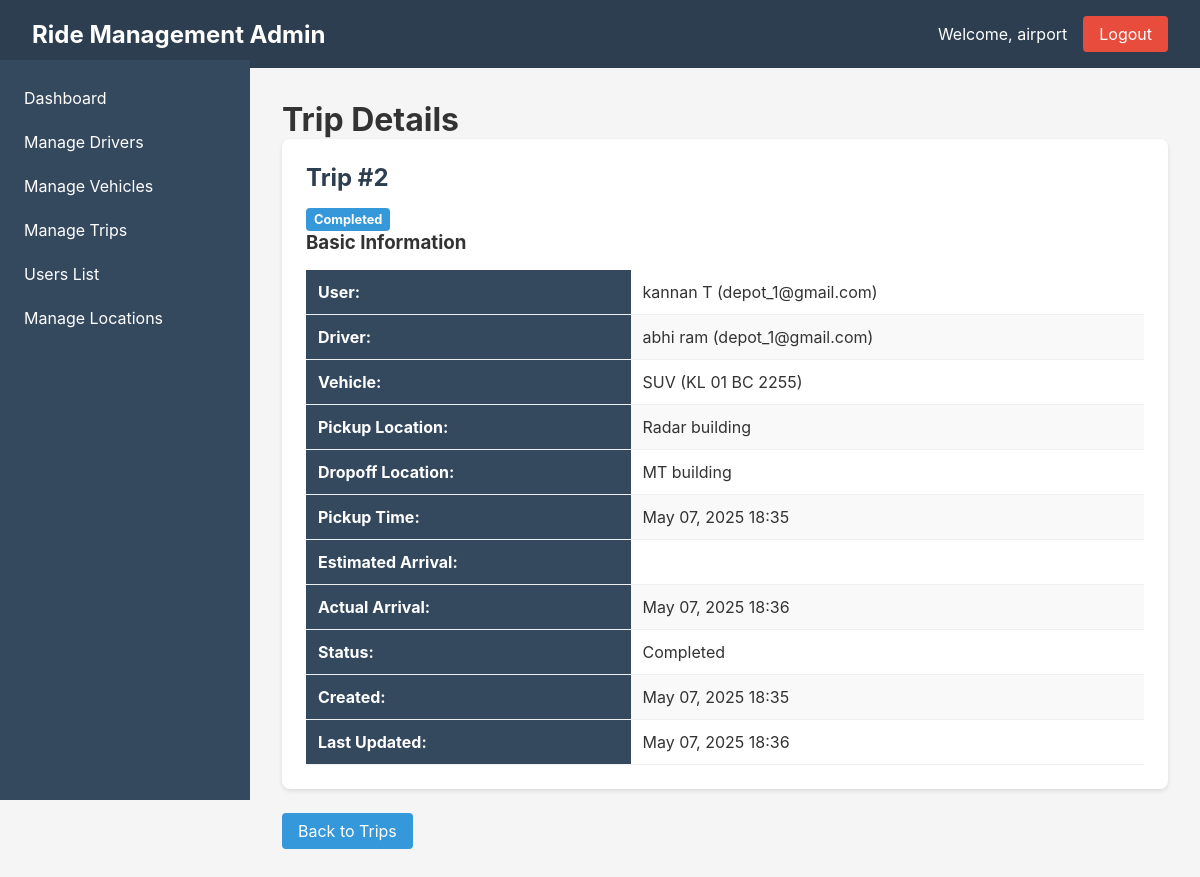
The app's page /trips/2/ (signed in) with its own data.
### ride_management/models.py (models this page shows, shortened)
class CustomUser(AbstractUser):
    USER_TYPE_CHOICES = (
        ('admin', 'Admin'),
        ('user', 'User'),
        ('driver', 'Driver'),
    )
    user_type = models.CharField(max_length=10, choices=USER_TYPE_CHOICES, default='user')
    phone = models.CharField(max_length=15, blank=True)
    class Meta:
        db_table = 'users'

class Trip(models.Model):
    user = models.ForeignKey(CustomUser, on_delete=models.SET_NULL, null=True)
    driver = models.ForeignKey(Driver, on_delete=models.SET_NULL, null=True, blank=True)
    vehicle = models.ForeignKey(Vehicle, on_delete=models.SET_NULL, null=True, blank=True)
    pickup_location_text = models.CharField(max_length=255, null=True, blank=True)
    dropoff_location_text = models.CharField(max_length=255, null=True, blank=True)
    pickup_location = models.ForeignKey(Location, on_delete=models.SET_NULL, null=True, related_name='trips_as_pickup')
    dropoff_location = models.ForeignKey(Location, on_delete=models.SET_NULL, null=True, related_name='trips_as_dropoff')
    pickup_time = models.DateTimeField()
    estimated_arrival = models.DateTimeField(null=True, blank=True)
    actual_arrival = models.DateTimeField(null=True, blank=True)
    fare = models.DecimalField(max_digits=10, decimal_places=2, default=150.00)  # Fixed fare
    status = models.CharField(max_length=20, choices=[
        ('pending', 'Pending'),
        ('accepted', 'Accepted'),
        ('in_progress', 'In Progress'),
        ('completed', 'Completed'),
        ('cancelled', 'Cancelled')
    ], default='pending')
    created_at = models.DateTimeField(auto_now_add=True)
    updated_at = models.DateTimeField(auto_now=True)

class Driver(models.Model):
    user = models.OneToOneField(CustomUser, on_delete=models.CASCADE)
    license_number = models.CharField(max_length=50)
    license_expiry = models.DateField()
    status = models.CharField(max_length=20, choices=[
        ('active', 'Active'),
        ('inactive', 'Inactive'),
        ('on_trip', 'On Trip')
    ], default='inactive')
    created_at = models.DateTimeField(auto_now_add=True)

class Vehicle(models.Model):
    plate_number = models.CharField(max_length=20, unique=True)
    model = models.CharField(max_length=50)
    year = models.IntegerField()
    color = models.CharField(max_length=30)
    seats = models.IntegerField()
    driver = models.ForeignKey(Driver, on_delete=models.SET_NULL, null=True, blank=True)
    status = models.CharField(max_length=20, choices=[
        ('available', 'Available'),
        ('in_use', 'In Use'),
        ('maintenance', 'Maintenance')
    ], default='available')
    created_at = models.DateTimeField(auto_now_add=True)

class Location(models.Model):
    name = models.CharField(max_length=100)
    address = models.CharField(max_length=255)
    latitude = models.DecimalField(max_digits=9, decimal_places=6, null=True, blank=True)
    longitude = models.DecimalField(max_digits=9, decimal_places=6, null=True, blank=True)
    is_airport = models.BooleanField(default=False)
    is_active = models.BooleanField(default=True)
    created_at = models.DateTimeField(auto_now_add=True)
    def __str__(self):
        return self.name
    class Meta:
        ordering = ['name']

### ride_management/views.py (the view)
# urls.py: path('trips/<int:trip_id>/', views.trip_detail, name='trip_detail'),
@login_required
def trip_detail(request, trip_id):
    if request.user.user_type != 'admin':
        return redirect('login')
    trip = get_object_or_404(Trip.objects.select_related(
        'user', 'driver__user', 'vehicle'
    ), id=trip_id)
    if trip.driver and not trip.vehicle:
        vehicle = Vehicle.objects.filter(driver=trip.driver).first()
        if vehicle:
            trip.driver_vehicle = vehicle
    return render(request, 'admin/trip_detail.html', {'trip': trip})

### ride_management/templates/admin/trip_detail.html (shortened to what this page needs)
{% extends 'base.html' %}
{% block content %}
<h1>Trip Details</h1>
<div class="card">
  <div class="card-header">
    <h2>Trip #{{ trip.id }}</h2>
    <span class="status-badge status-{{ trip.status }}">
      {{ trip.get_status_display }}
    </span>
  </div>
  <div class="card-body">
    <h3>Basic Information</h3>
    <table class="table">
      <tr>
        <th>User:</th>
        <td>
          {% if trip.user %}
            {{ trip.user.first_name }} {{ trip.user.last_name }} ({{ trip.user.email }})
          {% else %}
            Guest
          {% endif %}
        </td>
      </tr>
      <tr>
        <th>Driver:</th>
        <td>
          {% if trip.driver %}
            {{ trip.driver.user.first_name }} {{ trip.driver.user.last_name }} ({{ trip.driver.user.email }})
          {% else %}
            Not assigned
          {% endif %}
        </td>
      </tr>
      <tr>
        <th>Vehicle:</th>
        <td>
          {% if trip.driver and trip.driver.vehicle_set.exists %}
            {% with vehicle=trip.driver.vehicle_set.first %}
              {{ vehicle.model }} ({{ vehicle.plate_number }})
            {% endwith %}
          {% elif trip.vehicle %}
            {{ trip.vehicle.model }} ({{ trip.vehicle.plate_number }})
          {% else %}
            Not assigned
          {% endif %}
        </td>
      </tr>
      <tr>
        <th>Pickup Location:</th>
        <td>{{ trip.pickup_location }}</td>
      </tr>
      <tr>
        <th>Dropoff Location:</th>
        <td>{{ trip.dropoff_location }}</td>
      </tr>
      <tr>
        <th>Pickup Time:</th>
        <td>{{ trip.pickup_time|date:"M d, Y H:i" }}</td>
      </tr>
      <tr>
        <th>Estimated Arrival:</th>
        <td>{{ trip.estimated_arrival|date:"M d, Y H:i" }}</td>
      </tr>
      {% if trip.actual_arrival %}
      <tr>
        <th>Actual Arrival:</th>
        <td>{{ trip.actual_arrival|date:"M d, Y H:i" }}</td>
      </tr>
      {% endif %}
      <tr>
        <th>Status:</th>
        <td>{{ trip.get_status_display }}</td>
      </tr>
      <tr>
        <th>Created:</th>
        <td>{{ trip.created_at|date:"M d, Y H:i" }}</td>
      </tr>
      <tr>
        <th>Last Updated:</th>
        <td>{{ trip.updated_at|date:"M d, Y H:i" }}</td>
      </tr>
    </table>
  </div>
</div>
<a href="{% url 'trips_list' %}" class="btn btn-secondary mt-3">Back to Trips</a>
{% endblock %}

### ride_management/templates/base.html (shortened to what this page needs)
<!DOCTYPE html>
<html lang="en">
<head>
</head>
<body>
    <nav class="navbar">
        <h1>Ride Management Admin</h1>
        <div class="navbar-right">
            <span>Welcome, {{ user.username }}</span>
            <a href="{% url 'logout' %}" class="logout-btn">Logout</a>
        </div>
    </nav>
    <div class="sidebar">
        <a href="{% url 'dashboard' %}" {% if request.resolver_match.url_name == 'dashboard' %}class="active"{% endif %}>Dashboard</a>
        <a href="{% url 'drivers_list' %}" {% if 'drivers' in request.resolver_match.url_name %}class="active"{% endif %}>Manage Drivers</a>
        <a href="{% url 'vehicles_list' %}" {% if 'vehicles' in request.resolver_match.url_name %}class="active"{% endif %}>Manage Vehicles</a>
        <a href="{% url 'trips_list' %}" {% if 'trips' in request.resolver_match.url_name %}class="active"{% endif %}>Manage Trips</a>
        <a href="{% url 'users_list' %}" {% if 'users' in request.resolver_match.url_name %}class="active"{% endif %}>Users List</a>
        <a href="{% url 'locations_list' %}" {% if 'locations' in request.resolver_match.url_name %}class="active"{% endif %}>Manage Locations</a>
    </div>
    <main class="main-content">
        {% block content %}
        {% endblock %}
    </main>
</body>
</html>

### ride_management/templates/base.html (style rules this page uses)
* { margin: 0; padding: 0; box-sizing: border-box; }
body { font-family: -apple-system, BlinkMacSystemFont, 'Segoe UI', Roboto, Oxygen, Ubuntu, sans-serif; background-color: #f5f5f5; color: #333; }
.navbar { background-color: #2c3e50; color: white; padding: 1rem 2rem; display: flex; justify-content: space-between; align-items: center; }
.navbar h1 { font-size: 1.5rem; }
.navbar-right { display: flex; align-items: center; gap: 1rem; }
.logout-btn { background-color: #e74c3c; color: white; border: none; padding: 0.5rem 1rem; border-radius: 4px; cursor: pointer; text-decoration: none; }
.sidebar { width: 250px; height: calc(100vh - 60px); background-color: #34495e; position: fixed; left: 0; top: 60px; padding: 1rem 0; }
.sidebar a { display: block; color: white; text-decoration: none; padding: 0.75rem 1.5rem; transition: background-color 0.3s; }
.main-content { margin-left: 250px; padding: 2rem; min-height: calc(100vh - 60px); }
.card { background-color: white; border-radius: 8px; box-shadow: 0 2px 4px rgba(0,0,0,0.1); padding: 1.5rem; margin-bottom: 1.5rem; }
.card h2 { margin-bottom: 1rem; color: #2c3e50; }
.btn { background-color: #3498db; color: white; border: none; padding: 0.5rem 1rem; border-radius: 4px; cursor: pointer; text-decoration: none; display: inline-block; margin-right: 0.5rem; }
.table { width: 100%; border-collapse: collapse; margin-top: 1rem; }
.table th, .table td { padding: 0.75rem; text-align: left; border-bottom: 1px solid #ecf0f1; }
.table th { background-color: #34495e; color: white; }
.table tr:nth-child(even) { background-color: #f9f9f9; }
.status-badge { display: inline-block; padding: 0.25rem 0.5rem; border-radius: 4px; font-size: 0.8rem; font-weight: bold; }
.status-completed { background-color: #3498db; color: white; }

### records on screen
CustomUser: username "airport"
Trip: id "2", status "Completed", user.first_name "kannan", user.last_name "T", user.email "depot_1@gmail.com", driver.user.first_name "abhi", driver.user.last_name "ram", driver.user.email "depot_1@gmail.com", pickup_location "Radar building", dropoff_location "MT building", pickup_time "May 07, 2025 18:35", actual_arrival "May 07, 2025 18:36", created_at "May 07, 2025 18:35", updated_at "May 07, 2025 18:36"
Vehicle: model "SUV", plate_number "KL 01 BC 2255"
